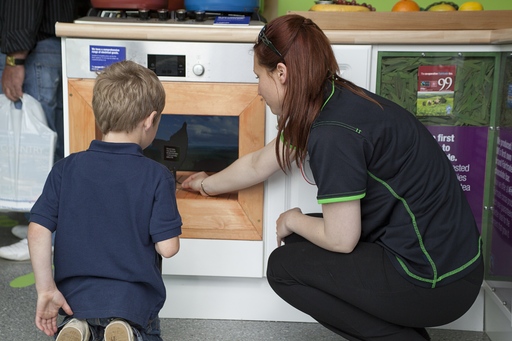
#> input picture preprocess/other_images/img.png, 512 x 341 px, found by its file name
$ jupyter execute play.ipynb   (shell and % lines are left out)
#> lines starting #> are read from the running program, lines starting #| are printed output that depends on the picture
[cell 1]
from numpy import *
from skimage import io, color

#random.seed(0)
#im = random.randint(0, 255, [1000, 1000], dtype=int)
imrgb = io.imread('img.png')
#> imrgb is the input picture: shape (341, 512, 3); mean R, G, B 102.6, 98.8, 96.1
imrgb = imrgb[200:220,400:420,:]
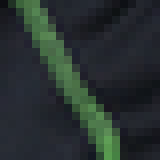
#> imrgb: shape (20, 20, 3) (shown 8 times larger); mean R, G, B 39.7, 49.2, 47.8
im = color.rgb2gray(imrgb)
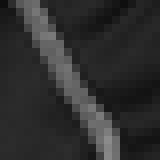
#> im: shape (20, 20) float64 (shown 8 times larger); min 0.0552, max 0.547, mean 0.185

def get_L(imrgb):
    imlab = color.rgb2lab(imrgb)
#> imlab: shape (20, 20, 3) float64; mean of channels 0, 1, 2 19.2, -3.5, -1
    imlab[:,:,0] = imlab[:,:,0]*0.3
#> imlab: shape (20, 20, 3) float64; mean of channels 0, 1, 2 5.8, -3.5, -1
    im = color.rgb2gray(imrgb)
    ind_mat = arange(0,prod(im.shape), dtype=int).reshape(im.shape)

    pairs_mat = zeros(append(im.shape, 8), dtype=int)
    pairs_mat[:,:,0] = roll(ind_mat, 1, axis=0)
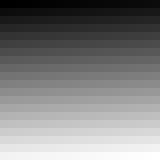
#> ind_mat: shape (20, 20) int64 (shown 8 times larger); min 0, max 399, mean 199.5; drawn with min black and max white
    pairs_mat[:,:,1] = roll(ind_mat, -1, axis=0)
    pairs_mat[:,:,2] = roll(ind_mat, 1, axis=1)
    pairs_mat[:,:,3] = roll(ind_mat, -1, axis=1)
    pairs_mat[:,:,4] = roll(roll(ind_mat, 1, axis=0), 1 , axis=1)
    pairs_mat[:,:,5] = roll(roll(ind_mat, 1, axis=0), -1, axis=1)
    pairs_mat[:,:,6] = roll(roll(ind_mat, -1, axis=0), 1, axis=1)
    pairs_mat[:,:,7] = roll(roll(ind_mat, -1, axis=0), -1, axis=1)

    pairs1 = pairs_mat.flatten().reshape(1,8*prod(im.shape))
    pairs2 = repeat(ind_mat[:,:, newaxis], 8, axis=2).flatten().reshape(1,8*prod(im.shape))
    pairs = append(pairs2, pairs1, axis=0).transpose()
    pairs_u = sort(pairs, axis=1)
    pairs_u = unique(pairs_u, axis=0)

    M = zeros([8, prod(im.shape)])
    for pair in pairs_u:
        for k in range(8):
            if M[k, pair[0]] == 0:
                temp =  exp(linalg.norm(imlab[unravel_index(pair[0], tuple(im.shape))]-imlab[unravel_index(pair[1], tuple(im.shape))])/-2.0)
                M[k, pair[0]] = temp.copy()
                M[k, pair[1]] = (-1*temp).copy()
    L = asfarray([M, zeros(M.shape), zeros(M.shape), zeros(M.shape), M, zeros(M.shape), zeros(M.shape), zeros(M.shape), M]).reshape((3*M.shape[0], 3*M.shape[1]))
    return L

[cell 2]
L = get_L(imrgb)

[cell 3]
c0 = 20.0 #alpha
c1 = 120.0 #lambda
c2 = 50.0 #theta
pixel_num = prod(im.shape)
#> pixel_num = 400
target = transpose(asfarray([imrgb[:,:,0].flatten(), imrgb[:,:,1].flatten(), imrgb[:,:,2].flatten()])).flatten()
#> target = 1200 values, max 158 at index 1060, min 13 at index 0, mean 45.56

#from scipy import sparse
#L_s = sparse.csr_matrix(L)

[cell 4]
L= c0 * L
left_hand = c1*dot(transpose(L), L) + c2*identity(L.shape[1])
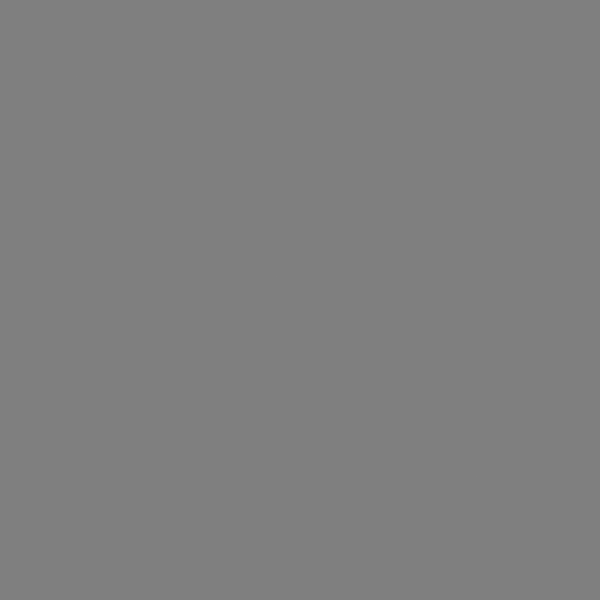
#> left_hand: shape (1200, 1200) float64 (shown at 1/2 size); min -384000, max 384050, mean 0; drawn with min black and max white

[cell 5]
ref = zeros((pixel_num*3,1))
#> ref = 1200 values from 0 to 0
old_ref = target.copy()
#> old_ref has the same summary as target
b_1 = zeros([L.shape[0],1])
#> b_1 = 24 values from 0 to 0
d_1 = zeros([L.shape[0],1])
#> d_1 = 24 values from 0 to 0

[cell 6]
def shrink(v, lam):
    index = (v<0).ravel().nonzero();
    d = maximum(abs(v) - lam, 0);
    d[index] = -1 * d[index];
    return d

itr_num = 5
for i in range(itr_num):
    old_ref = ref;
    right_hand = c2*target.reshape([target.shape[0], 1]) + c1*(dot(transpose(L),(d_1 - b_1)))

    ref = linalg.solve(left_hand, right_hand)
    temp_1 = dot(L,ref)
    d_1 = shrink(temp_1 + b_1, (1.0/c1))
    b_1 = b_1 + temp_1 - d_1
#> after the loop, b_1 = 24 values, max 0.00833 at index 10, min -0.00833 at index 2, mean 0.000611

[cell 7]
flat_image = uint8(ref).reshape(imrgb.shape)

$ run again, with preprocess/other_images/elr.png copied over preprocess/other_images/img.png
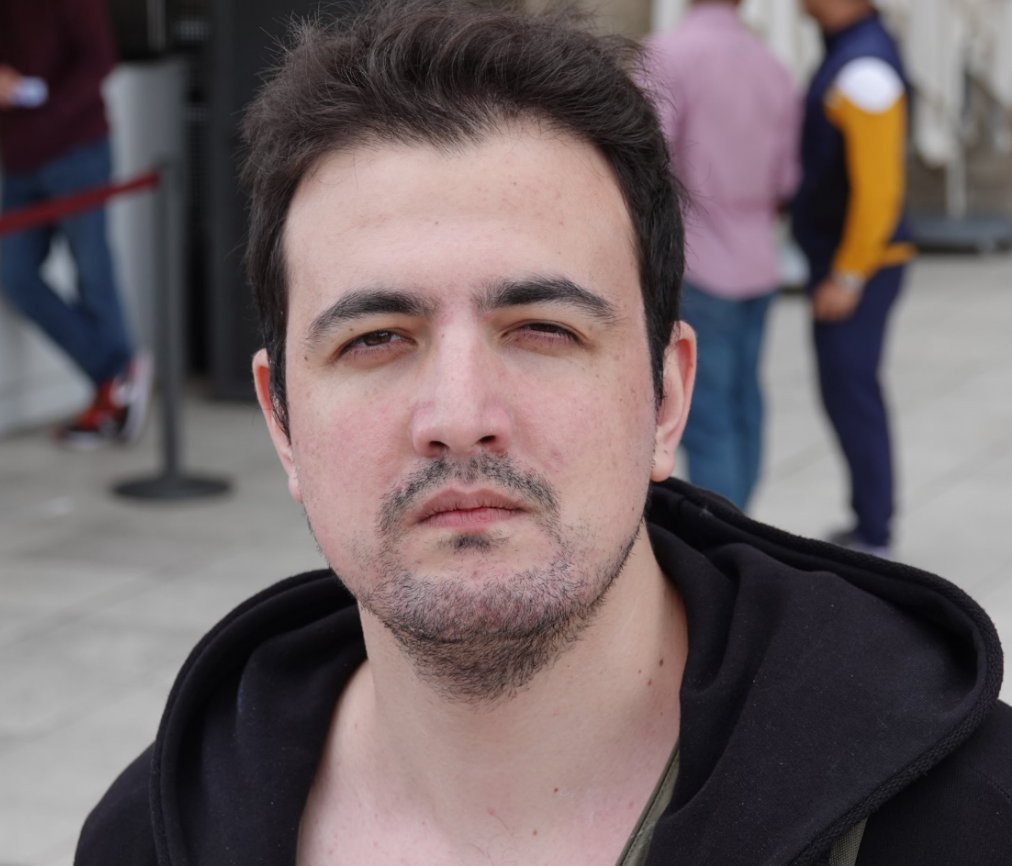
#> input picture preprocess/other_images/elr.png, 1012 x 866 px, found by its file name
#> imrgb is the input picture: shape (866, 1012, 3); mean R, G, B 111, 98.4, 100.5
#> `imrgb = imrgb[200:220,400:420,:]`:
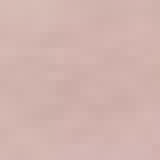
#> imrgb: shape (20, 20, 3) (shown 8 times larger); mean R, G, B 209.5, 179.6, 174.3
#> `im = color.rgb2gray(imrgb)`:
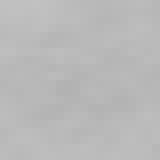
#> im: shape (20, 20) float64 (shown 8 times larger); min 0.699, max 0.758, mean 0.728
#> pixel_num = 400
#> target = 1200 values, max 215 at index 3, min 167 at index 626, mean 187.8
#> old_ref has the same summary as target
#> after the loop `for i in range(itr_num):`: b_1 = 24 values, max 0.00111 at index 2, min -0.00104 at index 10, mean 2.46e-05
